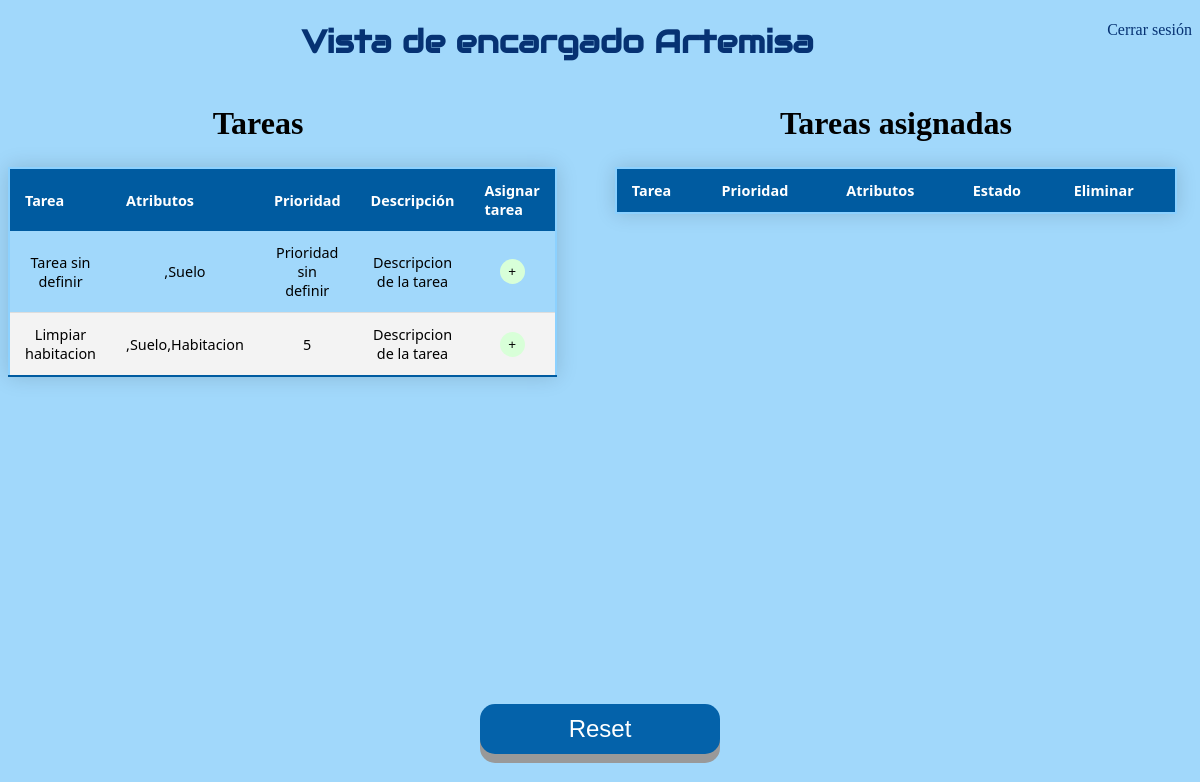
/interfaz_encargado.html, run on the app's committed database.
### app.py (models this page shows)
class Todo(db.Model): #Tabla para tareas creadas
    id = db.Column(db.Integer, primary_key=True)
    content = db.Column(db.String(200), nullable=False)
    priority = db.Column(db.String(200))        # prioridad
    descripcion = db.Column(db.String(200))             # Descripcion
    atributos = db.Column(db.String(800))               # Atributos

### app.py (the view)
@app.route('/interfaz_encargado.html', methods=['POST','GET'])   # Redireccion a Encargado
def encargado():
    tasks = Todo.query.order_by(Todo.id).all() # tareas ordenadas por id
    instancias = InstanciaTarea.query.order_by(InstanciaTarea.priority).all() # instancias de tareas ordenadas por prioridad
    return render_template('interfaz_encargado.html', tasks=tasks, instancias=instancias)

### templates/interfaz_encargado.html (shortened to what this page needs)
{% extends 'base.html' %}
{% block body %}
<a style="float:right" href="index.html">Cerrar sesión</a>
    <h1 class="principal" style="text-align:center"> Vista de encargado Artemisa</h1>
    <div class="inline-div-izquierda">
        <h1 class="Copper">Tareas</h1>
        <center>
            <table>
                <thead>
                    <tr>
                        <th> Tarea</th>
                        <th>Atributos</th>
                        <th>Prioridad</th>
                        <th>Descripción</th>
                        <th>Asignar tarea</th>
                    </tr>
                </thead>
                {% for task in tasks %}
                    {% if task.id!=1 %}
                            <tr>
                            <td> {{ task.content }}</td>
                            <td>
                                {{task.atributos}}
                            </td>
                            <td>
                                {{task.priority}}
                            </td>
                            <td>
                                {{task.descripcion}}
                            </td>
                            <td>
                                <button type="button" class="button3" onClick="window.location.href='/asignar/{{task.id}}';">+</button>
                            </td>
                        </tr>
                    {% endif %}
                {% endfor %}
            </table>
        </center>
    </div>
    <center>
        <div class="inline-div-derecha">
            <h1 class="Copper"> Tareas asignadas</h1>
            <center>
                <table>
                    <thead>
                        <tr>
                            <th> Tarea</th>
                            <th>Prioridad</th>
                            <th>Atributos</th>
                            <th>Estado</th>
                            <th>Eliminar</th>
                        </tr>
                    </thead>
                </table>
        </div>
    </center>
    <button id="boton2" class="button2" onclick="window.location.href='interfaz_encargado.html';">Reset</button>
{% endblock %}

### static/css/main.css (style rules this page uses)
a:link { text-decoration: none; color: rgb(6, 50, 115); }
body { background-color: #a1d8fb; }
h1.Copper { font-family: Copperplate, Papyrus, fantasy; text-align: center }
h1.principal { font-family: "Audiowide", sans-serif; color: rgb(6, 50, 115); }
.button2 { width: 20%; height: 50px; position: absolute; top: 88%; left: 40%; font-size: 24px; text-align: center; position: absolute; bottom: 30px; right: 600px; cursor: pointer; outline: none; color: #fff; background-color: #0462aa; border: none; border-radius: 15px; box-shadow: 0 9px #999; }
.button3 { width: 25px; height: 25px; border: none; border-radius: 15px; background-color: #d8ffd8; }
.inline-div-derecha { width: 50%; float: right; }
.inline-div-izquierda { width: 500px; float: left; }
table { border: 2px solid rgb(140, 209, 255); border-collapse: collapse; width: 95%; margin: 25px 0; font-size: 0.9em; font-family: "Segoe UI"; text-align: center; min-width: 400px; box-shadow: 0 0 20px rgba(0, 0, 0, 0.15); }
thead tr { background-color: #005ba0; color: #ffffff; text-align: left; }
th, td { padding: 12px 15px; }
tbody tr { border-bottom: 1px solid #dddddd; }
tbody tr:nth-of-type(even) { background-color: #f3f3f3; }
tbody tr:last-of-type { border-bottom: 2px solid #005ba0; }

### data on the page
Todo: content "Tarea sin definir", atributos ",Suelo", priority "Prioridad sin definir", descripcion "Descripcion de la tarea"
Todo: content "Limpiar habitacion", atributos ",Suelo,Habitacion", priority "5", descripcion "Descripcion de la tarea"
